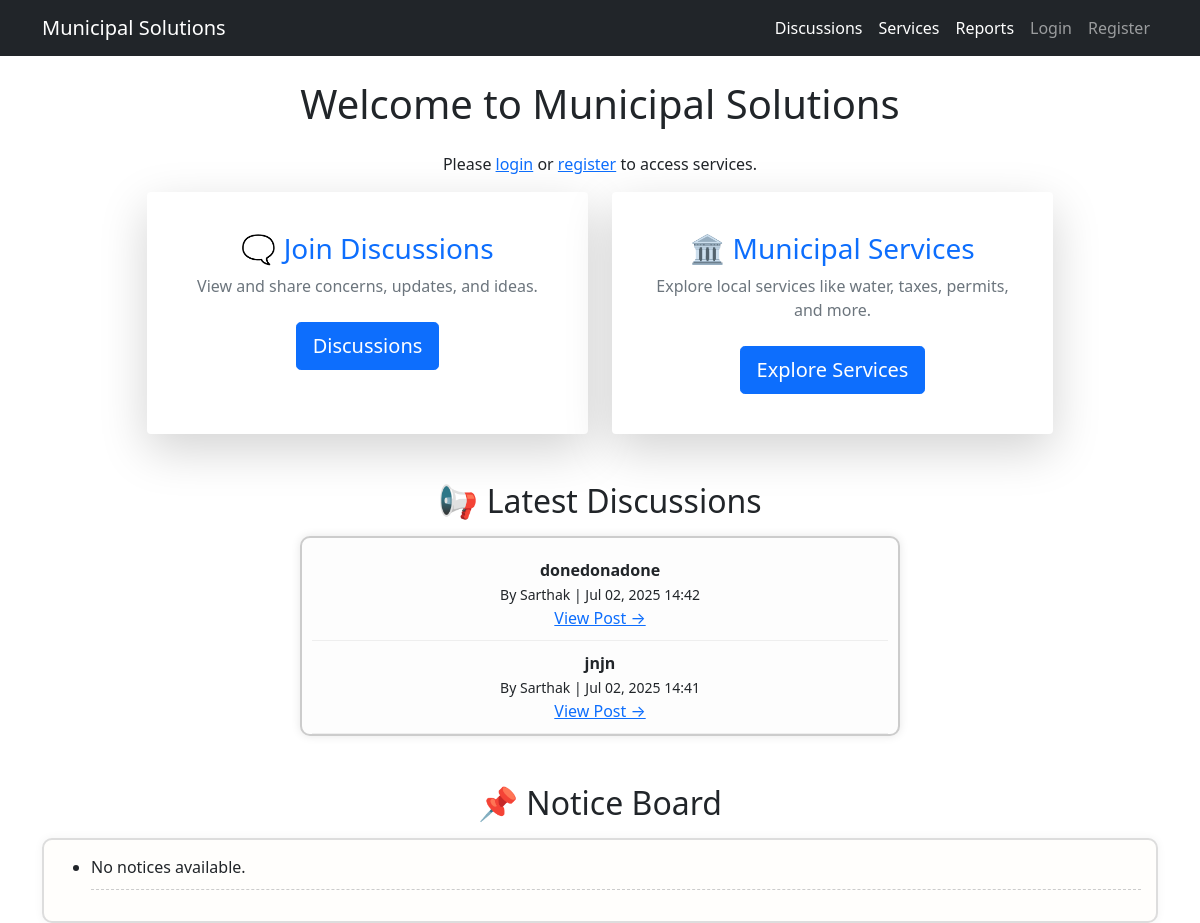
The app's page /, older data.
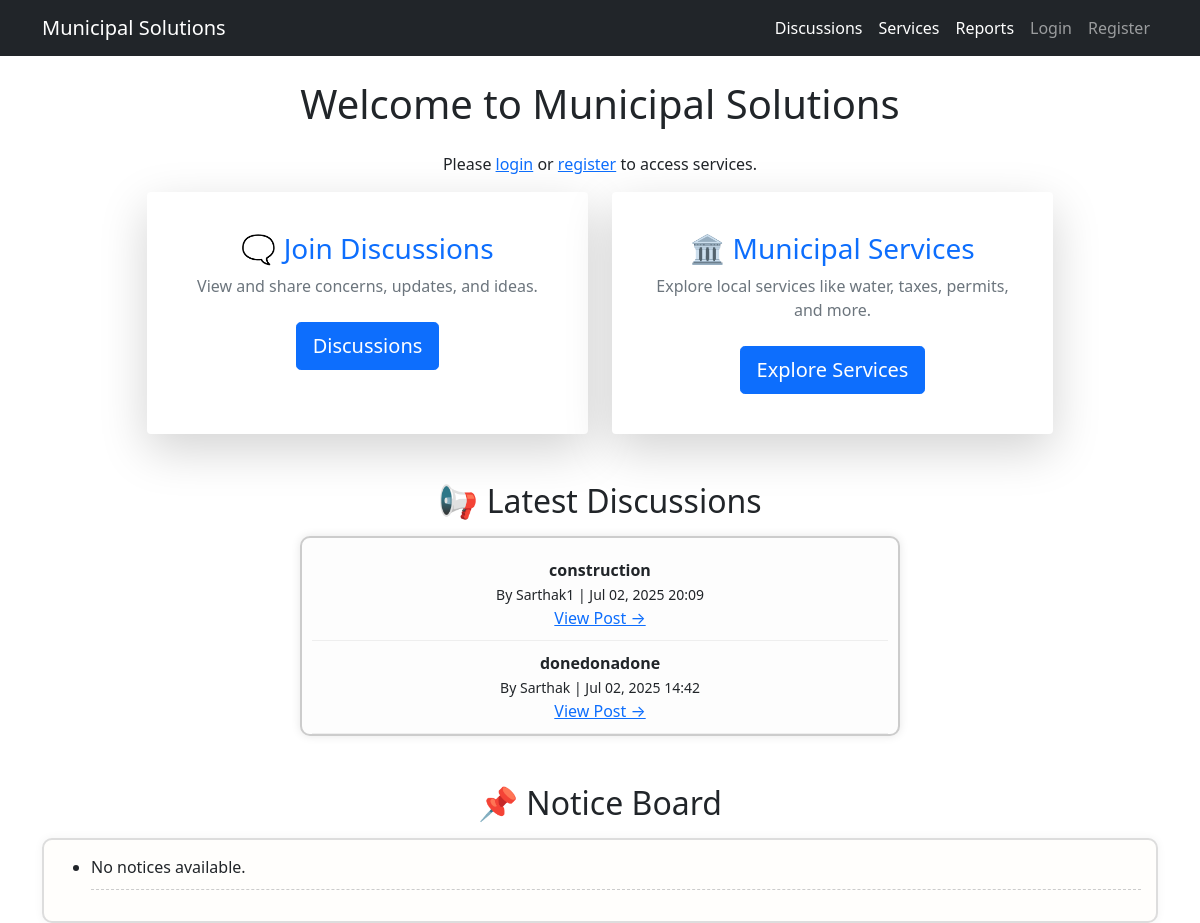
The same page, newer data.
### services/models.py (models this page shows)
class DiscussionPost(models.Model):
    author = models.ForeignKey(CustomUser, on_delete=models.CASCADE)
    title = models.CharField(max_length=200)
    content = models.TextField()
    image = models.ImageField(upload_to='discussion_images/', blank=True, null=True)  # NEW
    location = models.CharField(max_length=100, blank=True, null=True)  # For storing map location
    created_at = models.DateTimeField(auto_now_add=True)
    updated_at = models.DateTimeField(auto_now=True)
    likes = models.PositiveIntegerField(default=0)
    dislikes = models.PositiveIntegerField(default=0)

### accounts/models.py (models this page shows, shortened)
class CustomUser(AbstractUser):
    is_admin = models.BooleanField(default=False)
    phone_number = models.CharField(max_length=20, blank=True)
    address = models.TextField(blank=True)
    email = models.EmailField(unique=True)

### services/views.py (the view)
# urls.py: 2. Add a URL to urlpatterns:  path('', views.home, name='home')
def home(request):
    latest_posts = DiscussionPost.objects.order_by('-created_at')[:5]
    notices = Notice.objects.all()[:10]
    return render(request, 'services/home.html', {
        'latest_posts': latest_posts,
        'notices': notices
    })

### templates/services/home.html (shortened to what this page needs)
{% extends 'base.html' %}
{% block content %}
<div class="container mt-4 text-center">
    <h1 class="mb-4">Welcome to Municipal Solutions</h1>
    {% if user.is_authenticated %}
        {% if user.is_admin %}
            <div class="alert alert-info">
                You have admin privileges. <a href="/admin/">Access admin panel</a>
            </div>
        {% endif %}
    {% else %}
        <p>Please <a href="{% url 'login' %}">login</a> or <a href="{% url 'register' %}">register</a> to access services.</p>
    {% endif %}
    <div class="row justify-content-center g-4 mb-5">
        <div class="col-md-5">
            <a href="{% url 'discussions' %}" class="text-decoration-none">
                <div class="card shadow-lg h-100 p-4 border-0 hover-zoom">
                    <div class="card-body">
                        <h3 class="card-title text-primary">🗨️ Join Discussions</h3>
                        <p class="card-text text-muted">View and share concerns, updates, and ideas.</p>
                        <button class="btn btn-primary btn-lg mt-2">Discussions</button>
                    </div>
                </div>
            </a>
        </div>
        <div class="col-md-5">
            <a href="{% url 'service_page' %}" class="text-decoration-none">
                <div class="card shadow-lg h-100 p-4 border-0 hover-zoom">
                    <div class="card-body">
                        <h3 class="card-title text-primary">🏛️ Municipal Services</h3>
                        <p class="card-text text-muted">Explore local services like water, taxes, permits, and more.</p>
                        <button class="btn btn-primary btn-lg mt-2">Explore Services</button>
                    </div>
                </div>
            </a>
        </div>
    </div>
    <h2 class="text-center">📢 Latest Discussions</h2>
    <div class="scroll-box mx-auto mt-3">
        <div class="scroll-content">
            {% for post in latest_posts %}
                <div class="scroll-item">
                    <strong>{{ post.title }}</strong><br>
                    <small>By {{ post.author.username }} | {{ post.created_at|date:"M d, Y H:i" }}</small><br>
                    <a href="{% url 'post_detail' post.id %}">View Post →</a>
                </div>
            {% empty %}
                <p>No discussions available.</p>
            {% endfor %}
        </div>
    </div>
</div>
<h2 class="text-center mt-5">📌 Notice Board</h2>
<div class="notice-board mt-3">
    <ul class="notice-list">
        {% for notice in notices %}
            <li>
                <strong>{{ notice.title }}</strong><br>
                <small>{{ notice.created_at|date:"M d, Y H:i" }}</small><br>
                <p>{{ notice.content|truncatewords:25 }}</p>
            </li>
        {% empty %}
            <li>No notices available.</li>
        {% endfor %}
    </ul>
</div>
{% endblock %}

Row changes from the older to the newer data that the page shows:
no longer on this page (row unchanged): DiscussionPost: title "jnjn", author.username "Sarthak", created_at "Jul 02, 2025 14:41"
added DiscussionPost: title "construction", author.username "Sarthak1", created_at "Jul 02, 2025 20:09"
